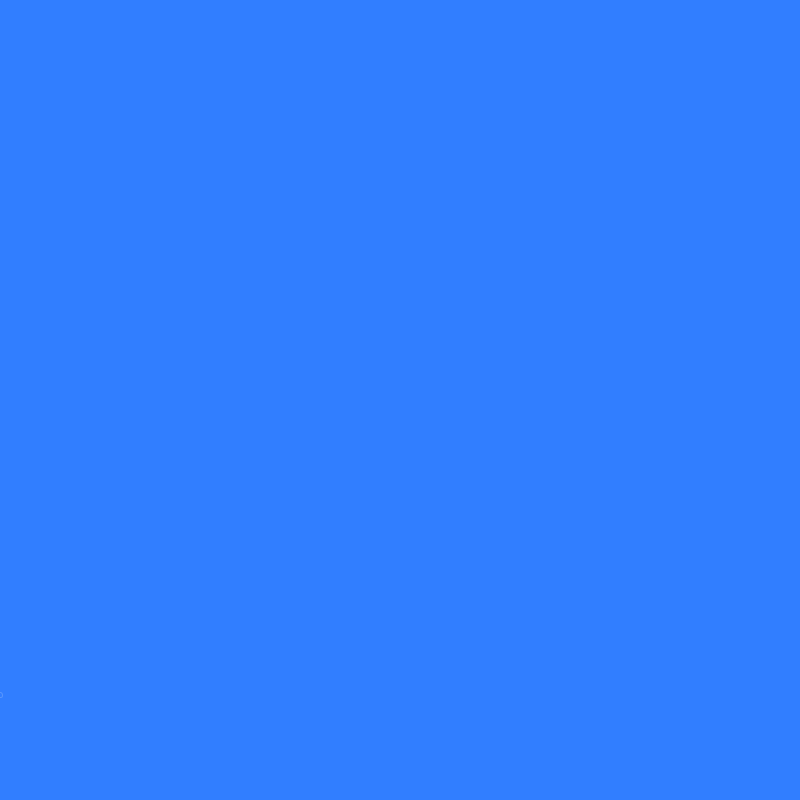
Frame 1 (no input)
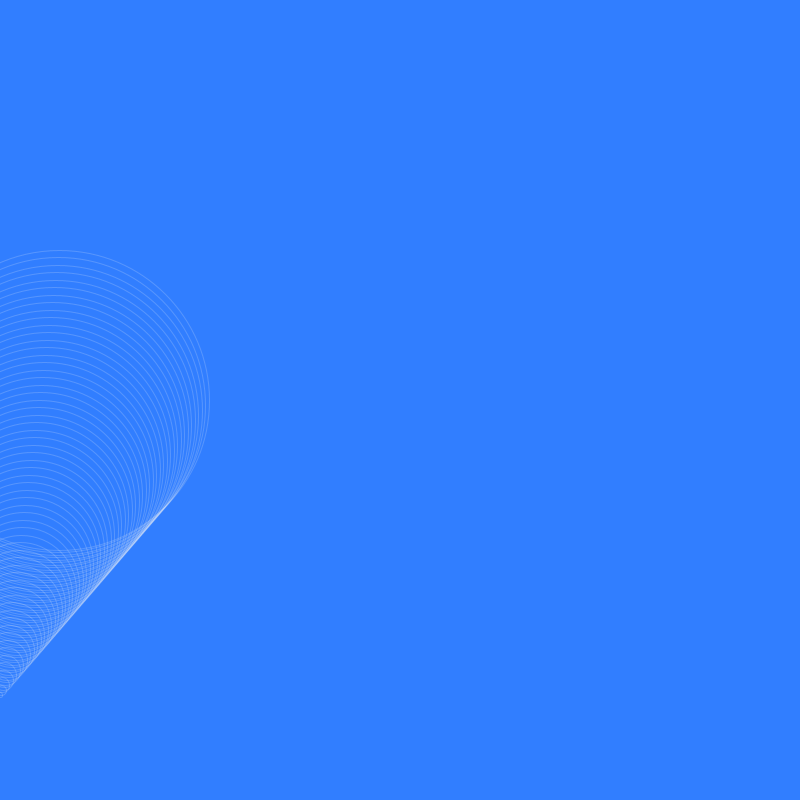
Frame 60 (the mouse pressed at the canvas centre just before this capture)
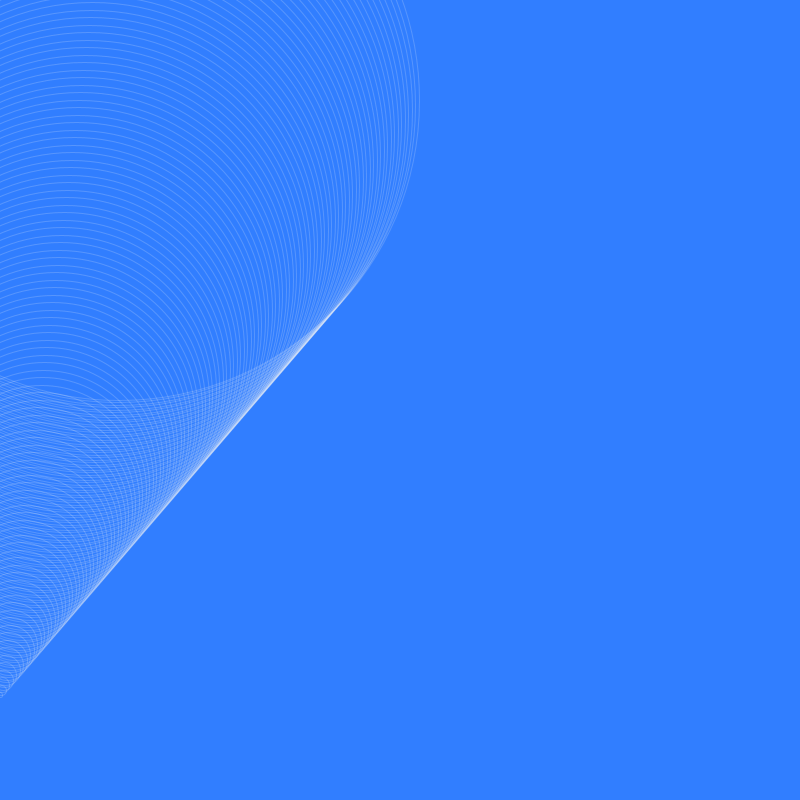
Frame 120 (the mouse held since frame 60 and released just before this capture)

The Processing sketch that drew these frames (run headless with seeded random() and noise(); from frame 60 on, the mouse is pressed at the canvas centre):

// Processing sketch: sketch_160920bclass
// ── sketch_160920bclass.pde
//160920 quiz! + tutorial

float ballHeight = 650;
float bubbleSize = 0;
float gradually = 0;

void setup() {
 size(800, 800);
 
 ballHeight = height - 100;
 background(#317EFF); // only "draw" background once
 
 stroke(245, 245, 245, 50);
 noFill();
}

void draw() {
  // // logic
  ballHeight = ballHeight - 5;
  bubbleSize = bubbleSize + 5.0;
  println("ballHeight = " + ballHeight);
  
  // if the ball is too far up
  // bring the ball back down
  if (ballHeight <= 0)  {
   ballHeight = 800;
   bubbleSize = 0;
 } else {
   println("I'm rolling");
 }
  
  
  
  // // draw
  //background(#317EFF);
  ellipse(gradually++, ballHeight, bubbleSize, bubbleSize);
}


////////////////////////////////////
//// extra notes on assignments ////
////////////////////////////////////
// 1. mapping: set the boundary
//    float varOne;
//    varOne = map(mouseX, 0, width, 244, 590);
//    float varTwo;
//    varTwo = map(mouseY, 0, height, 244, 590);
//
// 2. translate, and pushMatrix + popMatrix
//    tranlate(400, 100); -> change the position
//    pushMatrix + popMatrix -> set the range of variations / animations
//
// 3. colorMode(HSB);
// 4. frameRate(30);
// 5. 
